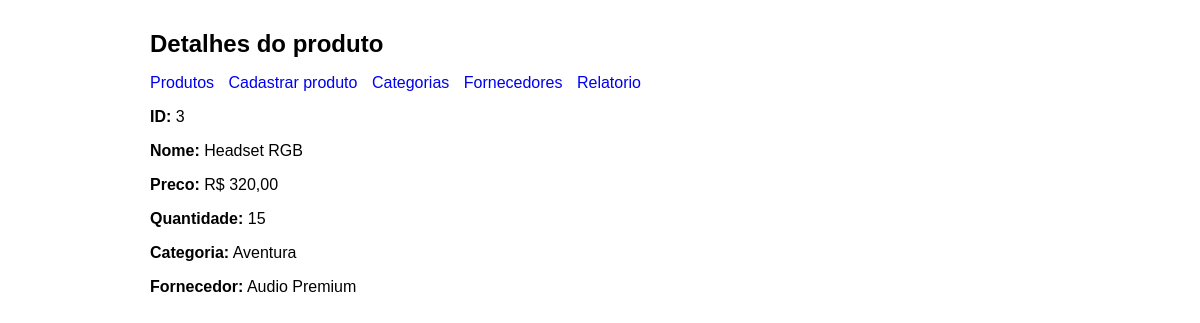
Page /aula_9/detalhes.php?id=3 on the committed database.
### tables this page shows
CREATE TABLE produtos (
    id INT AUTO_INCREMENT PRIMARY KEY,
    nome VARCHAR(100) NOT NULL,
    preco DECIMAL(10,2) NOT NULL,
    quantidade INT NOT NULL DEFAULT 0,
    categoria_id INT NULL,
    fornecedor_id INT NULL,
    criado_em TIMESTAMP DEFAULT CURRENT_TIMESTAMP,
    FOREIGN KEY (categoria_id) REFERENCES categorias(id)
        ON DELETE SET NULL
        ON UPDATE CASCADE,
    FOREIGN KEY (fornecedor_id) REFERENCES fornecedores(id)
        ON DELETE SET NULL
        ON UPDATE CASCADE
);

CREATE TABLE categorias (
    id INT AUTO_INCREMENT PRIMARY KEY,
    nome VARCHAR(80) NOT NULL UNIQUE
);

CREATE TABLE fornecedores (
    id INT AUTO_INCREMENT PRIMARY KEY,
    nome VARCHAR(80) NOT NULL,
    telefone VARCHAR(20)
);

### aula_9/funcoes.php (called while the page is built, shortened)
<?php
function buscarProduto(PDO $pdo, int $id): ?array
{
    $sql = "SELECT p.*,
                   c.nome AS categoria,
                   f.nome AS fornecedor
            FROM produtos p
            LEFT JOIN categorias c ON c.id = p.categoria_id
            LEFT JOIN fornecedores f ON f.id = p.fornecedor_id
            WHERE p.id = :id";
    $stmt = $pdo->prepare($sql);
    $stmt->execute(['id' => $id]);
    $produto = $stmt->fetch();
    return $produto ?: null;
}

### aula_9/detalhes.php (the view, shortened to what this page needs)
<?php
require_once 'config.php';
require_once 'funcoes.php';
$produto = null;
if (isset($_GET['id']) && is_numeric($_GET['id'])) {
    $id = (int) $_GET['id'];
    $produto = buscarProduto($pdo, $id);
}
?>
<!DOCTYPE html>
<html lang="pt-BR">
<head>
    <link rel="stylesheet" href="style.css">
</head>
<body>
    <div class="container">
        <h1>Detalhes do produto</h1>
        <div class="menu">
            <a href="index.php">Produtos</a>
            <a href="cadastrar.php">Cadastrar produto</a>
            <a href="categorias.php">Categorias</a>
            <a href="fornecedores.php">Fornecedores</a>
            <a href="relatorio.php">Relatorio</a>
        </div>
        <?php if ($produto): ?>
            <p><strong>ID:</strong> <?= (int) $produto['id'] ?></p>
            <p><strong>Nome:</strong> <?= htmlspecialchars($produto['nome'], ENT_QUOTES, 'UTF-8') ?></p>
            <p><strong>Preco:</strong> R$ <?= number_format($produto['preco'], 2, ',', '.') ?></p>
            <p><strong>Quantidade:</strong> <?= (int) $produto['quantidade'] ?></p>
            <p><strong>Categoria:</strong> <?= htmlspecialchars($produto['categoria'] ?? 'Sem categoria', ENT_QUOTES, 'UTF-8') ?></p>
            <p><strong>Fornecedor:</strong> <?= htmlspecialchars($produto['fornecedor'] ?? 'Sem fornecedor', ENT_QUOTES, 'UTF-8') ?></p>
        <?php else: ?>
            <p>Produto nao encontrado.</p>
        <?php endif; ?>
    </div>
</body>
</html>

### aula_9/style.css (style rules this page uses)
body { margin: 0; font-family: Arial, sans-serif; background: #ffffff; color: #000000; }
.container { max-width: 900px; margin: 20px auto; padding: 10px; }
h1, h2 { margin-top: 0; font-size: 24px; }
a { color: #0000ee; text-decoration: none; }
.menu { margin-bottom: 15px; }
.menu a { margin-right: 10px; }

### rows in the picture
produtos: id "3", nome "Headset RGB", preco "320,00", quantidade "15", categoria.nome "Aventura", fornecedor.nome "Audio Premium"
